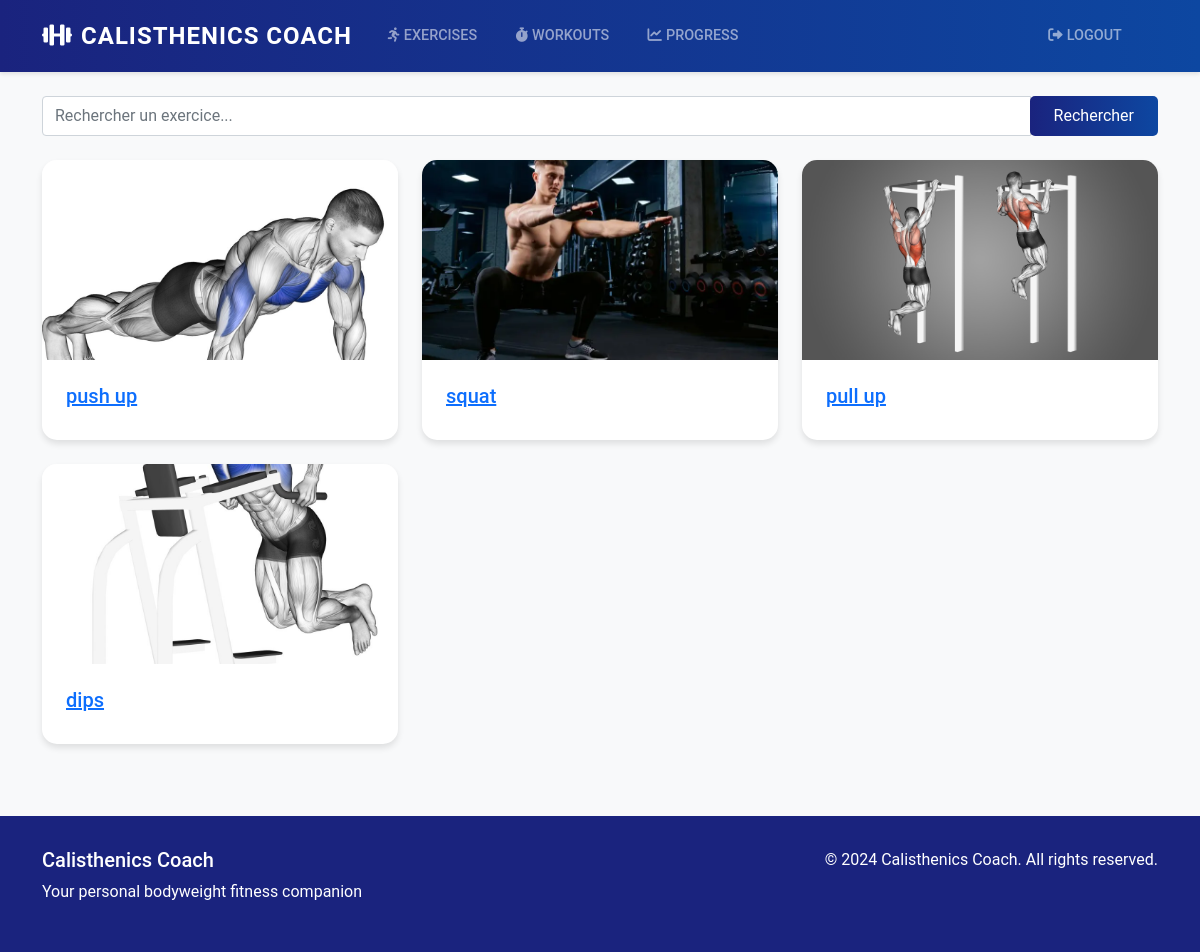
Screenshot of /exercises/ (signed in) with the database file from the repository.
### workouts/models.py (models this page shows, shortened)
class Exercise(models.Model):
    name = models.CharField(max_length=100)
    description = models.TextField()
    image = models.ImageField(upload_to='exercises/', null=True, blank=True)
    difficulty_level = models.CharField(max_length=20, choices=DIFFICULTY_LEVEL_CHOICES)
    video_url = models.URLField(blank=True, null=True)
    tips = models.TextField(blank=True)

### workouts/views.py (the view)
# urls.py: path('exercises/', views.exercise_list, name='exercise_list'),
@login_required
def exercise_list(request):
    search_query = request.GET.get('search', '')
    exercise_list = Exercise.objects.all()
    if search_query:
        exercise_list = exercise_list.filter(
            Q(name__icontains=search_query) |
            Q(description__icontains=search_query)
        )
    paginator = Paginator(exercise_list, 6)
    page = request.GET.get('page')
    exercises = paginator.get_page(page)
    return render(request, 'workouts/exercise_list.html', {'exercises': exercises, 'search_query': search_query})

### workouts/templates/workouts/exercise_list.html
{% extends 'workouts/base.html' %}
{% block content %}
<form method="GET" action="" class="mb-4">
    <div class="input-group">
        <input type="text" name="search" class="form-control" placeholder="Rechercher un exercice...">
        <div class="input-group-append">
            <button class="btn btn-primary" type="submit">Rechercher</button>
        </div>
    </div>
</form>
<div class="row">
    {% for exercise in exercises %}
    <div class="col-md-4 mb-4">
        <div class="card exercise-card h-100">
            {% if exercise.image %}
                <img src="{{ exercise.image.url }}" class="card-img-top exercise-image" alt="{{ exercise.name }}" style="height: 200px; object-fit: cover;">
            {% else %}
                <div class="placeholder-image bg-light d-flex align-items-center justify-content-center" style="height: 200px;">
                    <i class="fas fa-dumbbell fa-3x text-muted"></i>
                </div>
            {% endif %}
            <div class="card-body">
                <div class="row">
                    <div class="col-md-8">
                        <a href="{{ exercise.get_absolute_url }}">
                            <div class="card-title">
                                <h5 class="card-text">{{ exercise.name }}</h5>
                            </div>
                        </a>
                    </div>
                </div>
            </div>
        </div>
    </div>
    {% endfor %}
</div>
{% endblock %}

### workouts/templates/workouts/base.html (style rules this page uses)
body { background-color: #f8f9fa; font-family: 'Roboto', sans-serif; }
.card { border: none; border-radius: 10px; box-shadow: 0 4px 6px rgba(0,0,0,0.1); transition: transform 0.3s ease; }
.btn-primary { background: linear-gradient(to right, #1a237e, #0d47a1); border: none; padding: 0.5rem 1.5rem; border-radius: 5px; transition: all 0.3s ease; }
.exercise-card { height: 100%; border-radius: 15px; overflow: hidden; }
.exercise-card .card-body { padding: 1.5rem; }
.exercise-image { transition: transform 0.3s ease; }

### rows the page displays
Exercise: image (picture), name "push up"
Exercise: image (picture), name "squat"
Exercise: image (picture), name "pull up"
Exercise: image (picture), name "dips"
